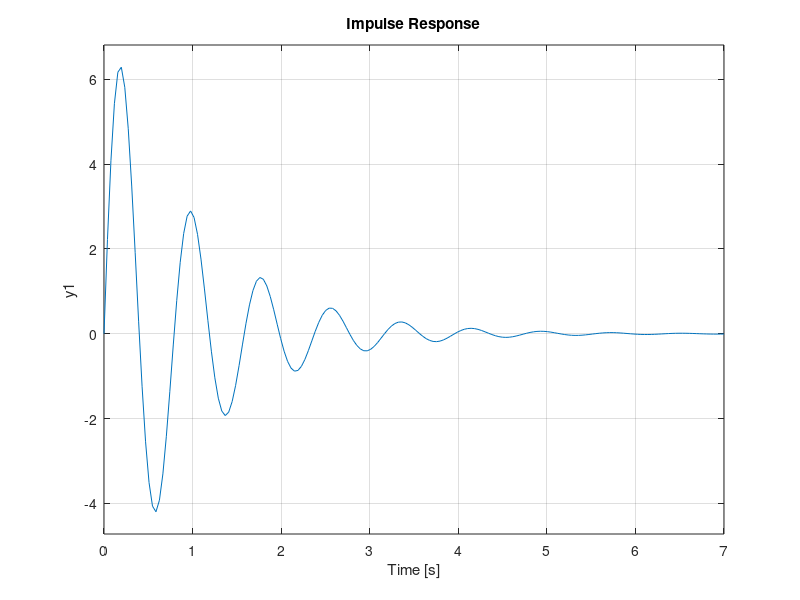

Recreate this plot in MATLAB.
s=tf('s');
Gr=(10*s+11)/s;
Gp=6/(s*s+3*s+6);

% Gpf=series(Gr,Gp);
p=pole(Gp)
%sistem stabil

Ge1=series(Gr,Gp);
H1=tf([1],[1]);
Ge=feedback(Ge1,H1);
impulse(Ge)
